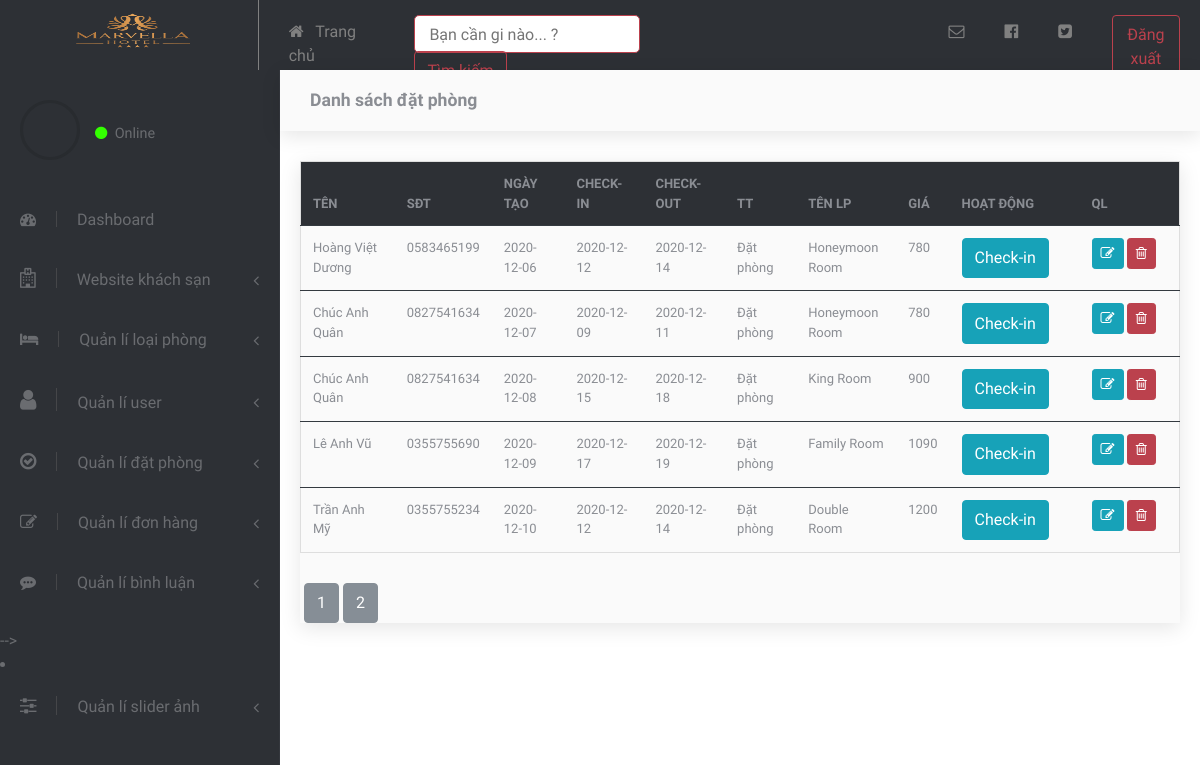
The page /admin/dat_phong/list.php?product=2 on the database as committed earlier.
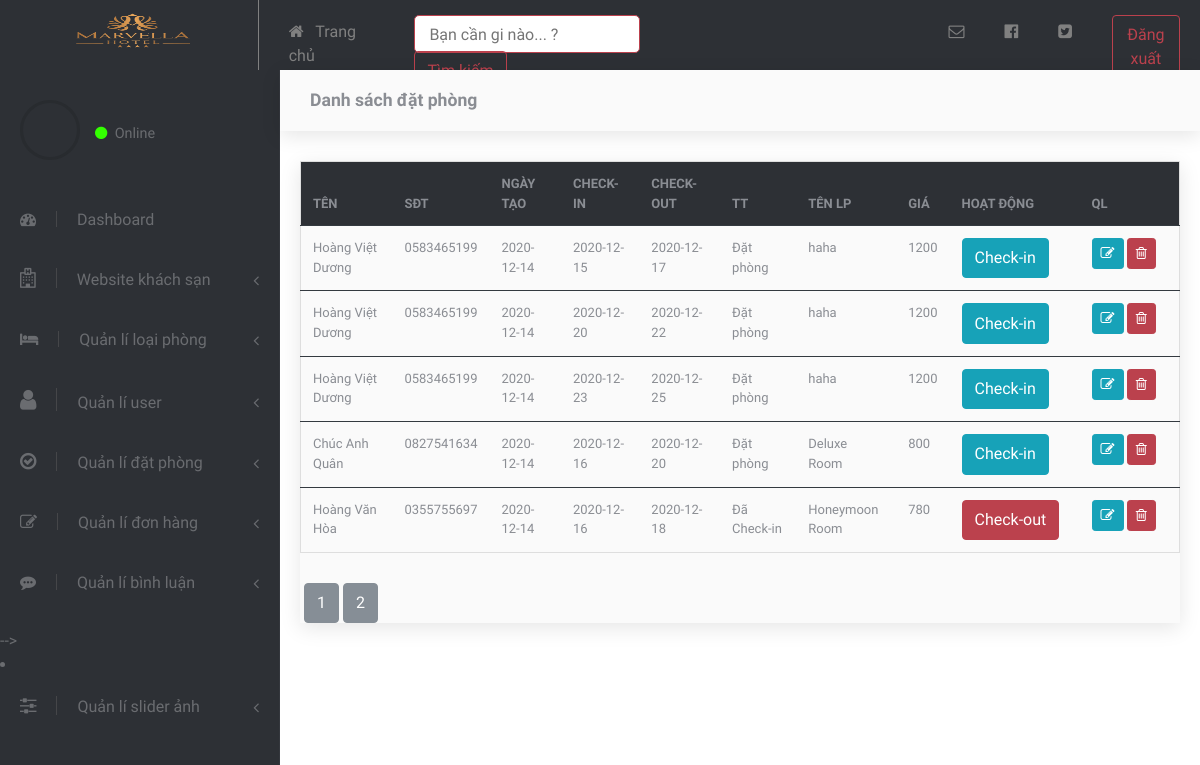
The same page on the database as committed later.
### tables this page shows
CREATE TABLE `dat_phong` (
  `id` int(11) NOT NULL,
  `ten_nguoi_dat` varchar(255) NOT NULL,
  `sdt` varchar(255) NOT NULL,
  `email` varchar(255) NOT NULL,
  `ngay_tao` date NOT NULL,
  `ngay_den` date NOT NULL,
  `ngay_di` date NOT NULL,
  `trang_thai` int(11) NOT NULL,
  `ma_loai_phong` int(11) NOT NULL
);

CREATE TABLE `loai_phong` (
  `id` int(11) NOT NULL,
  `ten_loai` varchar(255) NOT NULL,
  `hinh` varchar(255) NOT NULL,
  `so_luong_phong` int(11) NOT NULL,
  `so_phong_da_dat` varchar(255) NOT NULL,
  `so_phong_trong` varchar(255) NOT NULL,
  `don_gia` float NOT NULL,
  `gioi_thieu` varchar(255) NOT NULL,
  `mo_ta` text NOT NULL,
  `dac_biet` bit(1) NOT NULL
);

### dao/pdo.php (called while the page is built, shortened)
<?php
    function connect(){
        $host = "localhost" ;
        $dbname = "duanmot" ;
        $dbusername = "root" ;
        $dbpass = "" ;
        return new PDO("mysql:host=$host;dbname=$dbname;charset=utf8", $dbusername,$dbpass) ;
    }
      function select_all($sql){
        $connect = connect();
        $stml = $connect->prepare($sql);
        $stml->execute();
        return $select_all = $stml->fetchAll();
    }
?>

### admin/dat_phong/list.php (the view, shortened to what this page needs)
<?php
    require_once "../layout/layout.php" ;
    require_once APP_PATH."/dao/pdo.php" ;
    if (!isset($_GET['product'])) {
        $product = 1;
    } else {
        $product = $_GET['product'];
    }
    $data = 6;
    $sql = "SELECT count(*) FROM `dat_phong`";
    $conn = connect();
    $result = $conn->prepare($sql);
    $result->execute();
    $number = $result->fetchColumn();
    $page = ceil($number / $data);
    $tin = ($product - 1) * $data;
   $sql = "SELECT
                d.id ,
                d.ten_nguoi_dat,
                d.sdt,
                d.email,
                d.ngay_tao,
                d.ngay_den,
                d.ngay_di,
                d.trang_thai,
                d.ma_loai_phong,
                l.ten_loai,
                l.don_gia as 'gia'
                from dat_phong as d join loai_phong as l on d.ma_loai_phong = l.id LIMIT $tin , $data " ;
   $tt = select_all($sql) ;
?>
<div class="page-header" style=" background-color: #FAFAFA;box-shadow: 0px 5px 20px 0px rgba(0, 0, 0, 0.1);">
    <div class="container-fluid">
        <h2 class="h5 no-margin-bottom">Danh sách đặt phòng</h2>
    </div>
</div>
<div class="conten"
    style="margin: 30px 20px 30px 20px;box-shadow: 0px 5px 20px 0px rgba(0, 0, 0, 0.1); background-color: #FAFAFA;">
    <div class="row d-flex justify-content-center align-items-center">
        <div class="col-md-12">
            <table class="table table-hover" style="font-size: 13px; border: 1px solid #dedede;">
                <thead style="background-color: #2D3035;">
                    <th>TÊN</th>
                    <th>SĐT</th>
                    <th>NGÀY TẠO</th>
                    <th>CHECK-IN</th>
                    <th>CHECK-OUT</th>
                    <th>TT</th>
                    <th width="100">TÊN LP</th>
                    <th>GIÁ</th>
                    <th width="130">HOẠT ĐỘNG</th>
                    <th width='100'>QL</th>
                </thead>
                <tbody>
                    <?php foreach ($tt as $key) { ?>
                    <tr>
                        <td>
                                <?php echo $key['ten_nguoi_dat'] ?>
                        </td>
                        <td><?php echo $key['sdt'] ?></td>
                        <td><?php echo $key['ngay_tao'] ?></td>
                        <td><?php echo $key['ngay_den'] ?></td>
                        <td><?php echo $key['ngay_di'] ?></td>
                        <td>
                            <?php
                                    if ($key['trang_thai'] == "0"){
                                        echo "Đặt phòng" ;
                                    }
                                    elseif ($key['trang_thai'] == "1"){
                                        echo " Đã Check-in" ;
                                    }else{
                                        echo " Đã Check-out" ;
                                    }
                                ?>
                        </td>
                        <td><?php echo $key['ten_loai'] ?></td>
                        <td><?php echo $key['gia'] ?></td>
                        <td>
                            <?php
                                if ($key['trang_thai'] == "0"){ ?>
                                        <a href='<?php echo BASE_URL ?>admin/dat_phong/check_in.php?id=<?= $key['id'] ?>&ma_loai_phong=<?= $key['ma_loai_phong'] ?>' class='btn btn-info'>Check-in</a>
                               <?php } else if ($key['trang_thai'] == "1"){ ?>
                                    <a href='<?php echo BASE_URL ?>admin/dat_phong/check_out.php?id=<?= $key['id'] ?>&ma_loai_phong=<?= $key['ma_loai_phong'] ?>' class='btn btn-danger'>Check-out</a>
                                <?php } ?>
                        </td>
                        <td>
                        <a href="<?php echo BASE_URL?>admin/dat_phong/sua.php?id=<?= $key['id'] ?>"
                                class="btn btn-info btn-sm">
                                <i class="fa fa-pencil-square-o" aria-hidden="true"></i>
                            </a>
                            <a onclick="return confirm('Bạn có chắc chắn muốn xóa đơn đặt phòng này không ?')"
                                href="<?php echo BASE_URL?>admin/dat_phong/xoa.php?id=<?= $key['id'] ?>"
                                class="btn btn-danger btn-sm">
                                <i class="fa fa-trash-o" aria-hidden="true"></i>
                            </a>
                        </td>
                    </tr>
                    <?php } ?>
                </tbody>
            </table>
        </div>
    </div>
    <div class="row" style="margin-top: 30px;margin-left: 0px;">
    <?php
                                        for ($t = 1; $t <= $page; $t++) { ?>
            &nbsp;<a name="" id="" class="btn btn-secondary" href="<?php echo BASE_URL ?>admin/dat_phong/list.php?product=<?= $t ?>" role="button">
                <?= $t ?></a>
            <?php
                }
                ?>
    </div>
</div>

### admin/layout/layout.php (shortened to what this page needs)
<?php
   require_once APP_PATH."/dao/pdo.php" ;
?>
<!DOCTYPE html>
<html lang="en">
<head>
    <?php require_once "../../link/link.php" ?>
    <link rel="stylesheet" href="../../vendor/font-awesome/css/font-awesome.min.css">
    <link rel="stylesheet" href="../../public/css/style.default.css" id="theme-stylesheet">
    <link rel="stylesheet" href="../../public/css/custom.css">
</head>
<body>
    <div class="all">
        <div class="header">
            <div class="header-left" style="width: 280.4px; border-right: 1px solid gray;">
                <img src="../../public/image/logo1.png" alt=""
                    style="z-index: 99;width: 200px; height: 60px;margin-left: 30px;">
            </div>
            <div class="header-right" style="display: flex;">
                <ul style="display: flex; margin-left: -30px; margin-top: 15px;">
                    <li style="margin-top: 5px;">
                        <a href="<?php echo BASE_URL ?>" style="color: gray; text-decoration: none;"><i
                                class="fa fa-home" aria-hidden="true"></i>&ensp; Trang chủ</a>
                    </li>
                    <li>
                        <form action="">
                            <input type="text" placeholder="   Bạn cần gi nào... ?"
                                style="border: 1px solid #BB414D; height: 38px; border-radius: 5px;  outline-color: none;">
                            <button class="btn btn-outline-danger" style="height: 40px; margin-top: -2px;">Tìm
                                kiếm</button>
                        </form>
                    </li>
                </ul>
                <ul class="menu-right">
                    <li style="margin-top: 5px;"><a href=""><i class="fa fa-envelope-o" aria-hidden="true"
                                style="color: gray;"></i></a></li>
                    <li style="margin-top: 5px;"><a href=""><i class="fa fa-facebook-official" aria-hidden="true"
                                style="color: gray;"></i></a></li>
                    <li style="margin-top: 5px;"><a href=""><i class="fa fa-twitter-square" aria-hidden="true"
                                style="color: gray;"></i></a></li>
                    <li><a href="<?php echo BASE_URL ?>tai_khoan/dang-xuat.php" class="btn btn-outline-danger"> Đăng
                            xuất</a></li>
                </ul>
            </div>
        </div>
    </div>
    <div class="d-flex align-items-stretch">
        <nav id="sidebar">
            <div class="sidebar-header d-flex align-items-center">
                <div class="avatar">
                </div>
                <div class="title">
                    <p><i class="fa fa-circle" aria-hidden="true" style="color: #33ff00;"></i>&ensp;Online</p>
                </div>
            </div>
            <ul class="list-unstyled">
                <li>
                    <a href="<?php echo BASE_URL ?>admin/dashbroad/dashbroad.php" aria-expanded="false">
                        <i style="font-size: 16px;" class="fa fa-tachometer" aria-hidden="true"></i>Dashboard
                    </a>
                </li>
                <li>
                    <a href="#exampledropdownDropdown" aria-expanded="false" data-toggle="collapse"><i
                            class="fa fa-hospital-o" aria-hidden="true" style="font-size: 20px;"></i>Website khách
                        sạn</a>
                </li>
                <li>
                    <a href="#exampledropdownDropdown1" aria-expanded="false" data-toggle="collapse"><i
                            class="fa fa-bed" aria-hidden="true" style="font-size: 16px;"></i>Quản lí loại phòng
                    </a>
                </li>
                <li>
                    <a href="#exampledropdownDropdown2" aria-expanded="false" data-toggle="collapse"><i
                            class="fa fa-user" aria-hidden="true" style="font-size:23px;"></i>Quản lí user</a>
                </li>
                <li>
                    <a href="#exampledropdownDropdown3" aria-expanded="false" data-toggle="collapse"><i
                            class="fa fa-check-circle-o" aria-hidden="true"></i>Quản lí đặt phòng</a>
                </li>
                <li>
                    <a href="#exampledropdownDropdown4" aria-expanded="false" data-toggle="collapse"><i
                            class="fa fa-pencil-square-o" aria-hidden="true" style="font-size: 17px;"></i>Quản lí
                        đơn hàng </a>
                </li>
                <li>
                    <a href="#exampledropdownDropdown7" aria-expanded="false" data-toggle="collapse"><i
                            class="fa fa-commenting" aria-hidden="true" style="font-size: 16px;"></i>Quản lí bình
                        luận </a>
                </li>
                    </ul>
                </li> -->
                <li>
                    <a href="#exampledropdownDropdown9" aria-expanded="false" data-toggle="collapse"><i
                            class="fa fa-sliders" aria-hidden="true"></i>Quản lí slider ảnh</a>
                </li>
        </nav>
        <div class="page-content" style="background-color: white;">

### link/link.php (shortened to what this page needs)
<link rel="stylesheet" href="https://stackpath.bootstrapcdn.com/bootstrap/4.5.2/css/bootstrap.min.css">
<link rel="stylesheet" href="https://cdnjs.cloudflare.com/ajax/libs/font-awesome/4.7.0/css/font-awesome.min.css">

### public/css/style.default.css (style rules this page uses)
body { position: relative; }
a { -webkit-transition: all 0.3s; transition: all 0.3s; display: inline-block; }
p { line-height: 1.7; }
button { cursor: pointer; }
i, span, strong { display: inline-block; }
input { outline: none; }
.no-margin-bottom { margin-bottom: 0 !important; }
.page-content { position: relative; background: #22252a; min-height: 100vh; width: calc(100% - 280px); padding: 0; padding-bottom: 70px; }
.page-header { padding: 20px 15px; background: #2d3035; color: #8a8d93; margin-bottom: 30px; }
nav#sidebar { width: 280px; background: #2d3035; color: #6a6c70; border-right: 1px solid #34373d; }
nav#sidebar a { color: inherit; text-decoration: none; position: relative; }
nav#sidebar a[data-toggle="collapse"]::after { content: '\f104'; display: inline-block; -webkit-transform: translateY(-50%); transform: translateY(-50%); font-family: 'FontAwesome'; position: absolute; top: 50%; right: 20px; }
nav#sidebar a i { font-size: 1.2em; margin-right: 10px; -webkit-transition: none; transition: none; }
nav#sidebar .sidebar-header { padding: 30px 20px; }
nav#sidebar .sidebar-header h1, nav#sidebar .sidebar-header p { margin-bottom: 0; }
nav#sidebar .sidebar-header p { font-size: 0.9rem; }
nav#sidebar .avatar { width: 60px; height: 60px; border-radius: 50%; overflow: hidden; margin-right: 15px; background: none; padding: 4px; border: 3px solid #282b2f; }
nav#sidebar ul { max-height: none; }
nav#sidebar li { position: relative; }
nav#sidebar li a { padding: 18px 20px; display: block; font-weight: 400; }
nav#sidebar li a i { margin-right: 20px; -webkit-transition: all 0.3s; transition: all 0.3s; padding-right: 20px; border-right: 1px solid #454649; }
nav#sidebar li::before { content: ''; width: 2px; height: 100%; background: none; display: block; position: absolute; top: 0; left: 0; z-index: 99; }
button, input[type='submit'] { cursor: pointer; font-family: inherit; font-weight: 300 !important; }
.table { margin-bottom: 0; color: #8a8d93; }
.table td, .table th { border-color: #343a40; }
.table thead th { border: none; }
.btn { font-weight: 400; border: 1px solid transparent; padding: 0.45rem 0.75rem; font-size: 1rem; line-height: 1.5; border-radius: 0.25rem; -webkit-transition: color 0.15s ease-in-out, background-color 0.15s ease-in-out, border-color 0.15s ease-in-out, -webkit-box-shadow 0.15s ease-in-out; transition: color 0.15s ease-in-out, background-color 0.15s ease-in-out, border-color 0.15s ease-in-out, -webkit-box-shadow 0.15s ease-in-out; transition: color 0.15s ease-in-out, background-color 0.15s ease-in-out, border-color 0.15s ease-in-out, box-shadow 0.15s ease-in-out; transition: color 0.15s ease-in-out, background-color 0.15s ease-in-out, border-color 0.15s ease-in-out, box-shadow 0.15s ease-in-out, -webkit-box-shadow 0.15s ease-in-out; }
.btn-secondary { color: color-yiq(#868e96); background-color: #868e96; border-color: #868e96; }
.btn-info { color: color-yiq(#17a2b8); background-color: #17a2b8; border-color: #17a2b8; }
.btn-danger { color: color-yiq(#bb414d); background-color: #bb414d; border-color: #bb414d; }
.btn-outline-danger { color: #bb414d; background-color: transparent; background-image: none; border-color: #bb414d; }
.btn-sm { padding: 0.25rem 0.5rem; font-size: 0.875rem; line-height: 1.5; border-radius: 0.2rem; }
body { font-family: "Muli", sans-serif; font-size: 1rem; font-weight: 400; line-height: 1.5; color: #8a8d93; background-color: #fff; }
a { color: #DB6574; text-decoration: none; }
h1, h2, h3, h4, h5, h6, .h1, .h2, .h3, .h4, .h5, .h6 { margin-bottom: 0.5rem; font-family: inherit; font-weight: 700; line-height: 1.2; color: inherit; }
h2, .h2 { font-size: 1.7rem; }
h5, .h5 { font-size: 1.1rem; }

### admin/layout/layout.php (style rules this page uses)
.header { width: 100%; height: 70px; background-color: #2D3035; display: flex; }
.header-left { background-color: #2D3035; }
.header-right li { margin: 0 20px; list-style: none; }
.menu-right { display: flex; margin-left: 170px; margin-top: 15px; }
.menu-right li a { text-decoration: none; }

Rows that differ between the two databases and show on the page:
removed dat_phong: ten_nguoi_dat "Hoàng Việt Dương", sdt "0583465199", ngay_tao "2020-12-06", ngay_den "2020-12-12", ngay_di "2020-12-14", trang_thai "Đặt phòng", loai_phong.ten_loai "Honeymoon Room", loai_phong.don_gia "780"
removed dat_phong: ten_nguoi_dat "Chúc Anh Quân", sdt "0827541634", ngay_tao "2020-12-07", ngay_den "2020-12-09", ngay_di "2020-12-11", trang_thai "Đặt phòng", loai_phong.ten_loai "Honeymoon Room", loai_phong.don_gia "780"
removed dat_phong: ten_nguoi_dat "Chúc Anh Quân", sdt "0827541634", ngay_tao "2020-12-08", ngay_den "2020-12-15", ngay_di "2020-12-18", trang_thai "Đặt phòng", loai_phong.ten_loai "King Room", loai_phong.don_gia "900"
removed dat_phong: ten_nguoi_dat "Lê Anh Vũ", sdt "0355755690", ngay_tao "2020-12-09", ngay_den "2020-12-17", ngay_di "2020-12-19", trang_thai "Đặt phòng", loai_phong.ten_loai "Family Room", loai_phong.don_gia "1090"
removed dat_phong: ten_nguoi_dat "Trần Anh Mỹ", sdt "0355755234", ngay_tao "2020-12-10", ngay_den "2020-12-12", ngay_di "2020-12-14", trang_thai "Đặt phòng", loai_phong.ten_loai "Double Room", loai_phong.don_gia "1200"
added dat_phong: ten_nguoi_dat "Hoàng Việt Dương", sdt "0583465199", ngay_tao "2020-12-14", ngay_den "2020-12-15", ngay_di "2020-12-17", trang_thai "Đặt phòng", loai_phong.ten_loai "haha", loai_phong.don_gia "1200"
added dat_phong: ten_nguoi_dat "Hoàng Việt Dương", sdt "0583465199", ngay_tao "2020-12-14", ngay_den "2020-12-20", ngay_di "2020-12-22", trang_thai "Đặt phòng", loai_phong.ten_loai "haha", loai_phong.don_gia "1200"
added dat_phong: ten_nguoi_dat "Hoàng Việt Dương", sdt "0583465199", ngay_tao "2020-12-14", ngay_den "2020-12-23", ngay_di "2020-12-25", trang_thai "Đặt phòng", loai_phong.ten_loai "haha", loai_phong.don_gia "1200"
added dat_phong: ten_nguoi_dat "Chúc Anh Quân", sdt "0827541634", ngay_tao "2020-12-14", ngay_den "2020-12-16", ngay_di "2020-12-20", trang_thai "Đặt phòng", loai_phong.ten_loai "Deluxe Room", loai_phong.don_gia "800"
added dat_phong: ten_nguoi_dat "Hoàng Văn Hòa", sdt "0355755697", ngay_tao "2020-12-14", ngay_den "2020-12-16", ngay_di "2020-12-18", trang_thai "Đã Check-in", loai_phong.ten_loai "Honeymoon Room", loai_phong.don_gia "780"
